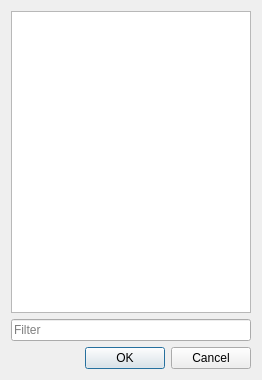
<?xml version="1.0" encoding="UTF-8"?>
<ui version="4.0">
 <class>ListDialog</class>
 <widget class="QDialog" name="ListDialog">
  <property name="geometry">
   <rect>
    <x>0</x>
    <y>0</y>
    <width>260</width>
    <height>380</height>
   </rect>
  </property>
  <property name="windowTitle">
   <string>Select an item...</string>
  </property>
  <layout class="QVBoxLayout" name="verticalLayout">
   <item>
    <widget class="QListWidget" name="choiceList">
     <property name="sizePolicy">
      <sizepolicy hsizetype="Preferred" vsizetype="Preferred">
       <horstretch>0</horstretch>
       <verstretch>0</verstretch>
      </sizepolicy>
     </property>
     <property name="minimumSize">
      <size>
       <width>240</width>
       <height>280</height>
      </size>
     </property>
     <property name="verticalScrollMode">
      <enum>QAbstractItemView::ScrollPerPixel</enum>
     </property>
    </widget>
   </item>
   <item>
    <widget class="QLineEdit" name="filterEdit">
     <property name="text">
      <string/>
     </property>
     <property name="placeholderText">
      <string>Filter</string>
     </property>
    </widget>
   </item>
   <item>
    <widget class="QDialogButtonBox" name="buttonBox">
     <property name="layoutDirection">
      <enum>Qt::LeftToRight</enum>
     </property>
     <property name="orientation">
      <enum>Qt::Horizontal</enum>
     </property>
     <property name="standardButtons">
      <set>QDialogButtonBox::Cancel|QDialogButtonBox::Ok</set>
     </property>
    </widget>
   </item>
  </layout>
 </widget>
 <resources/>
 <connections>
  <connection>
   <sender>buttonBox</sender>
   <signal>accepted()</signal>
   <receiver>ListDialog</receiver>
   <slot>accept()</slot>
   <hints>
    <hint type="sourcelabel">
     <x>248</x>
     <y>254</y>
    </hint>
    <hint type="destinationlabel">
     <x>157</x>
     <y>274</y>
    </hint>
   </hints>
  </connection>
  <connection>
   <sender>buttonBox</sender>
   <signal>rejected()</signal>
   <receiver>ListDialog</receiver>
   <slot>reject()</slot>
   <hints>
    <hint type="sourcelabel">
     <x>316</x>
     <y>260</y>
    </hint>
    <hint type="destinationlabel">
     <x>286</x>
     <y>274</y>
    </hint>
   </hints>
  </connection>
 </connections>
</ui>
